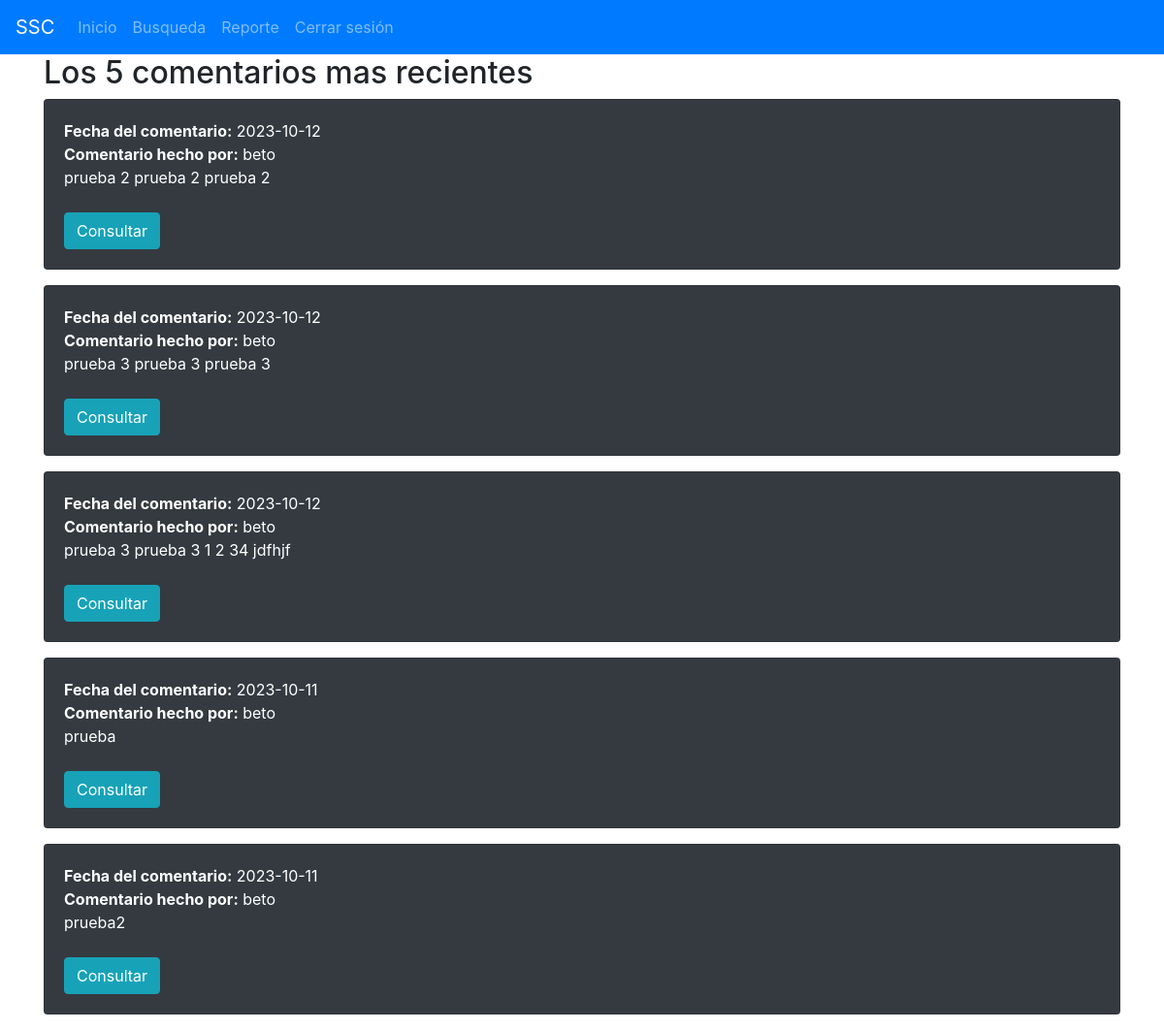
The page /reciente on the database its author committed.
### tables this page shows
CREATE TABLE comentarios (matricula TEXT, fecha DATE, comentario TEXT, usuario TEXT, FOREIGN KEY (matricula) REFERENCES datos_alumno (matricula));

### app.py (the view)
@app.route('/reciente', methods=['GET'])
def reciente():
    conn = sqlite3.connect('escuela.db')
    c = conn.cursor()
    c.execute("SELECT * FROM comentarios ORDER BY fecha DESC LIMIT 5")
    comentarios = c.fetchall()
    conn.close()
    return render_template('reciente.html', comentarios=comentarios)

### templates/reciente.html (shortened to what this page needs)
<!DOCTYPE html>
<html>
<head>
    <link href="https://stackpath.bootstrapcdn.com/bootstrap/4.3.1/css/bootstrap.min.css" rel="stylesheet">
</head>
<body>
    <nav class="navbar navbar-expand-lg navbar-dark bg-primary">
        <a class="navbar-brand" href="#">SSC</a>
        <div class="collapse navbar-collapse" id="navbarNav">
          <ul class="navbar-nav ">
            <li class="nav-item">
                <a class="nav-link" href="{{ url_for('reciente') }}">Inicio</a>
              </li>
            <li class="nav-item">
              <a class="nav-link" href="{{ url_for('busqueda') }}">Busqueda</a>
            </li>
            <li class="nav-item">
              <a class="nav-link" href="{{ url_for('reporte') }}">Reporte</a>
            </li>
          </ul>
            <ul class="navbar-nav">
                <li class="nav-item">
                    <a class="nav-link" href="{{ url_for('logout') }}">Cerrar sesión</a>
                </li>
            </ul>
        </div>
      </nav>
    <div class="container">
        <h2>Los 5 comentarios mas recientes </h2>
        {% if comentarios %}
        {% for comentario in comentarios %}
        <div class="card text-white bg-dark mb-3" style="max-width: 80rem;">
            <div class="card-body">
                <strong>Fecha del comentario:</strong> {{ comentario[1] }} <br>
                <strong>Comentario hecho por:</strong> {{ comentario[3] }} <br>
                {{ comentario[2] }}
                <br><br>
                <a href="{{ url_for('ficha', matricula=comentario[0]) }}" class="btn btn-info">Consultar</a>
            </div>
        </div>
        {% endfor %}
        {% else %}
        <p>No hay comentarios recientes.</p>
        {% endif %}
    </div>
</body>
</html>

### rows shown on the page
comentarios: fecha "2023-10-12", usuario "beto", comentario "prueba 2 prueba 2 prueba 2"
comentarios: fecha "2023-10-12", usuario "beto", comentario "prueba 3 prueba 3 prueba 3"
comentarios: fecha "2023-10-12", usuario "beto", comentario "prueba 3 prueba 3 1 2 34 jdfhjf"
comentarios: fecha "2023-10-11", usuario "beto", comentario "prueba"
comentarios: fecha "2023-10-11", usuario "beto", comentario "prueba2"
